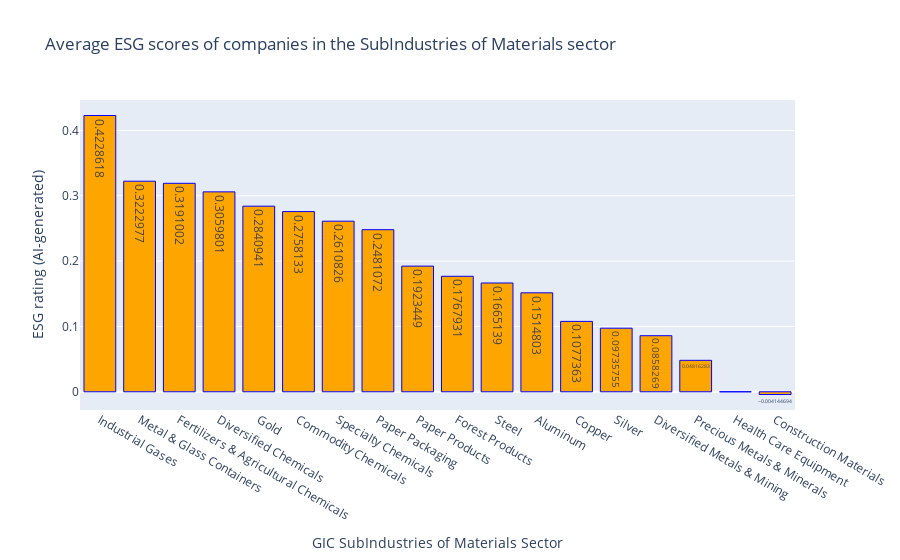

Notebook source saved alongside this figure:
### Code cell
# Plot using Plotly library
fig = px.bar(grouped_df_sorted,
             x ="GIC_SubIndustry", 
             y="company_pulse", 
             title ="Average ESG scores of companies in the SubIndustries of Materials sector",
             text_auto= True,
             labels={"GIC_SubIndustry": "GIC SubIndustries of Materials Sector",
                     "company_pulse": "ESG rating (AI-generated)"
                    }
             )

fig.update_traces(marker_color='orange', marker_line_color='blue',
                 marker_line_width=1, opacity=1)
fig.show()

### Figure 1 — Plotly figure (JSON) as saved in the notebook; plotly's stock layout.template omitted (floating-point values rounded to 4 significant figures)
{"data": [{"alignmentgroup": "True", "hovertemplate": "GIC SubIndustries of Materials Sector=%{x}<br>ESG rating (AI-generated)=%{y}<extra></extra>", "legendgroup": "", "marker": {"color": "orange", "line": {"color": "blue", "width": 1}, "pattern": {"shape": ""}}, "name": "", "offsetgroup": "", "opacity": 1, "orientation": "v", "showlegend": false, "textposition": "auto", "texttemplate": "%{y}", "type": "bar", "x": ["Industrial Gases", "Metal & Glass Containers", "Fertilizers & Agricultural Chemicals", "Diversified Chemicals", "Gold", "Commodity Chemicals", "Specialty Chemicals", "Paper Packaging", "Paper Products", "Forest Products", "Steel", "Aluminum", "Copper", "Silver", "Diversified Metals & Mining", "Precious Metals & Minerals", "Health Care Equipment", "Construction Materials"], "xaxis": "x", "y": [0.4229, 0.3223, 0.3191, 0.306, 0.2841, 0.2758, 0.2611, 0.2481, 0.1923, 0.1768, 0.1665, 0.1515, 0.1077, 0.09736, 0.08583, 0.04816, 0, -0.004145], "yaxis": "y"}], "layout": {"barmode": "relative", "legend": {"tracegroupgap": 0}, "title": {"text": "Average ESG scores of companies in the SubIndustries of Materials sector"}, "xaxis": {"anchor": "y", "domain": [0, 1], "title": {"text": "GIC SubIndustries of Materials Sector"}}, "yaxis": {"anchor": "x", "domain": [0, 1], "title": {"text": "ESG rating (AI-generated)"}}}}
